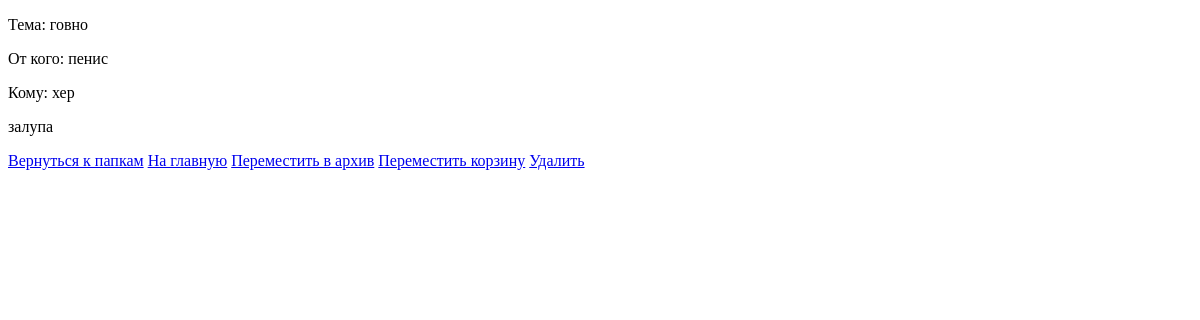
The page /mail/id/2/ on the database as committed earlier.
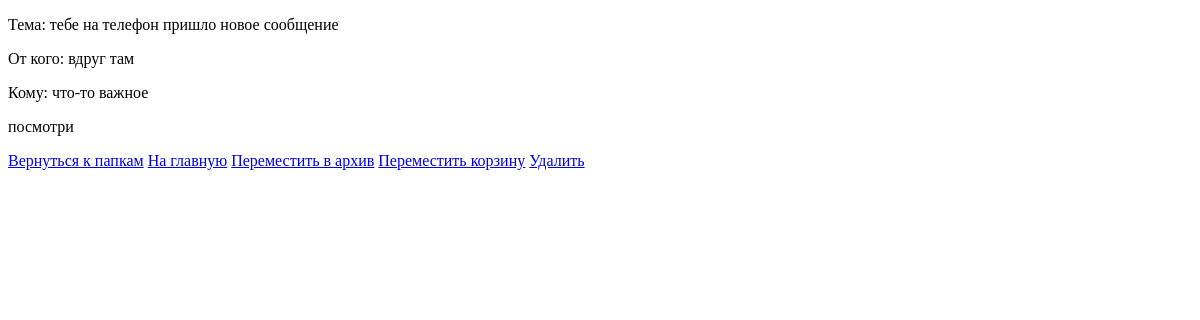
The same page on the database as committed later.
### pages/models.py (models this page shows, shortened)
class Email(models.Model):
    subject = models.CharField(
        max_length=100,
        verbose_name="Тема"
    )
    content = models.TextField(
        verbose_name="Содержимое"
    )
    sender = models.TextField(
        verbose_name="Отправитель"
    )
    recipient = models.TextField(
        verbose_name="Получатель"
    )
    is_read = models.BooleanField(
        default=False,
        verbose_name="Прочитано"
    )
    folders = models.ManyToManyField(
        Folder,
        related_name="emails",
        blank=True,
        verbose_name="Папки"
    )
    def mark_as_read(self):
        self.is_read = True
        self.save()

### pages/views.py (the view)
# urls.py: path('id/<int:email_id>/', views.email_detail, name="email_detail"),
def email_detail(request, email_id):
    letter = get_object_or_404(
        Email, pk=email_id
    )
    if not letter.is_read:
        letter.mark_as_read()
    return render(request, 'pages/letter_info.html', {"letter": letter})

### templates/pages/letter_info.html (shortened to what this page needs)
{% extends "base.html" %}
{% block content %}
    <p>Тема: {{ letter.subject }}</p>
    <p>От кого: {{ letter.sender }}</p>
    <p>Кому: {{ letter.recipient }}</p>
    <p>{{ letter.content }}</p>
{% endblock %}
{% block footer %}
    <a href="{% url 'list_folders' %}">Вернуться к папкам</a>
    <a href="{% url 'index' %}">На главную</a>
    <a href="{% url 'move_to_folder' letter.id 'Архив' %}">Переместить в архив</a>
    <a href="{% url 'move_to_folder' letter.id 'Корзина' %}">Переместить корзину</a>
    <a href="{% url 'move_to_folder' letter.id 'Удалённое' %}">Удалить</a>
{% endblock %}

Rows that differ between the two databases and show on the page:
changed Email: subject "говно" → "тебе на телефон пришло новое сообщение"; sender "пенис" → "вдруг там"; recipient "хер" → "что-то важное"; content "залупа" → "посмотри"
